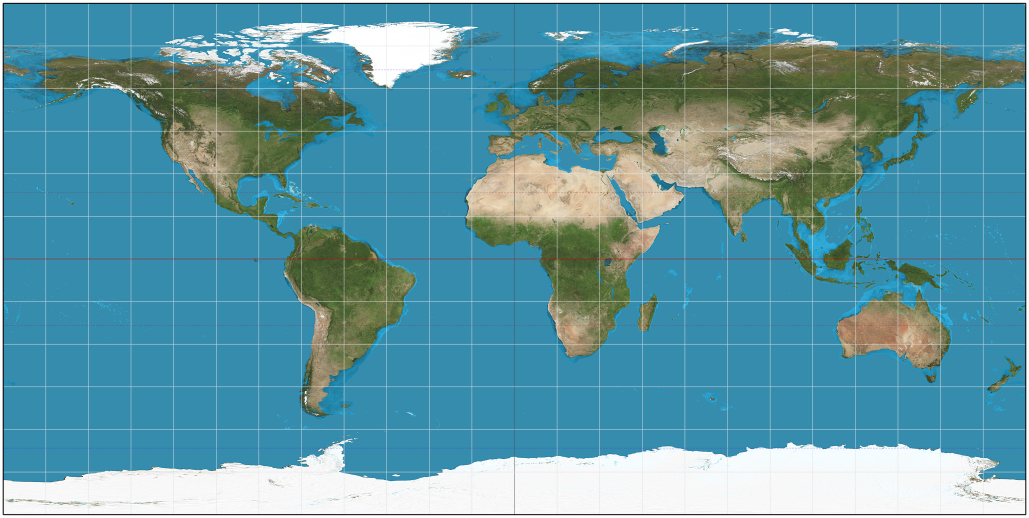
%> input picture 航天器轨道动力学实验/实验5/Equirectangular_projection_SW.jpg, 2058 x 1036 px (shown at 1/2 size)
$ octave q_all.m   (GNU Octave 9; MATLAB toolbox functions it lacks are replaced by stand-ins)
%> lines starting %> are read from the running program, lines starting %| are printed output that depends on the picture
%% 实验三：二体问题意义下航天器轨道的数值解法
% 学院：航天学院
% 课程：航天器轨道力学
% 日期：2025年12月9日
% 参考文献：实验三.pdf [cite: 1-172]

clear; clc; close all;

%% --- 物理常数定义 ---
global mu
mu = 398600.4418;       % 地球引力常数 (km^3/s^2)
Re = 6371;              % 地球平均半径 (km) [cite: 143]
omega_e = 7.292115e-5;  % 地球自转角速度 (rad/s)

%% ================================================================
%  任务 1: 利用欧拉法、改进欧拉法、RK4求解二体问题
%  [cite: 131]
% ================================================================
fprintf('正在执行任务 1: 比较数值积分方法...\n');

% 1. 初始状态 [cite: 134]
r0 = [-5102; -8228; -2105]; % km
v0 = [-4.348; 3.478; -2.846]; % km/s
y0 = [r0; v0]; % 状态向量 [x; y; z; vx; vy; vz]

% 2. 仿真设置
T_period = 2*pi*sqrt(norm(r0)^3/mu); % 估算轨道周期用于设定仿真时间
t_span = [0, 15000]; % 仿真 15000 秒 (约4小时)
h = 10; % 积分步长 10秒

% 3. 解算
[t_eu, y_eu] = solve_ode(@sys_model, t_span, y0, h, 'euler');
[t_imp, y_imp] = solve_ode(@sys_model, t_span, y0, h, 'improved_euler');
[t_rk4, y_rk4] = solve_ode(@sys_model, t_span, y0, h, 'rk4');

% 4. 绘图：三维轨迹对比
figure(1); set(gcf, 'Color', 'w', 'Name', 'Task 1: 3D Trajectory');
plot3(y_eu(:,1), y_eu(:,2), y_eu(:,3), 'g--', 'LineWidth', 1); hold on;
plot3(y_imp(:,1), y_imp(:,2), y_imp(:,3), 'b-.', 'LineWidth', 1.5);
plot3(y_rk4(:,1), y_rk4(:,2), y_rk4(:,3), 'r-', 'LineWidth', 1.5);
% 画地球
[X_e,Y_e,Z_e] = sphere(50); surf(X_e*Re, Y_e*Re, Z_e*Re, 'FaceColor', 'blue', 'EdgeColor', 'none', 'FaceAlpha', 0.3);
axis equal; grid on; xlabel('X (km)'); ylabel('Y (km)'); zlabel('Z (km)');
legend('Euler', 'Improved Euler', 'RK4', 'Earth');
title('三种数值积分方法的三维轨道对比');
view(3);
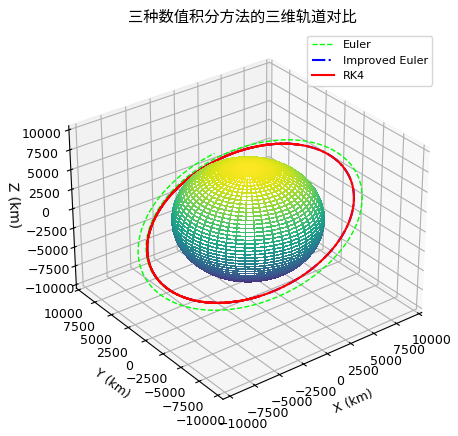
%> figure redrawn from the program's plot data

% 5. 绘图：状态变量随时间变化 (以向径 r 的模长为例)
r_norm_eu = sqrt(sum(y_eu(:,1:3).^2, 2));
r_norm_rk4 = sqrt(sum(y_rk4(:,1:3).^2, 2));

figure(2); set(gcf, 'Color', 'w', 'Name', 'Task 1: State Variables');
plot(t_eu, r_norm_eu, 'g--'); hold on;
plot(t_rk4, r_norm_rk4, 'r-');
xlabel('Time (s)'); ylabel('Radius (km)');
legend('Euler', 'RK4');
title('轨道半径随时间变化 (误差累积示意)');
grid on;
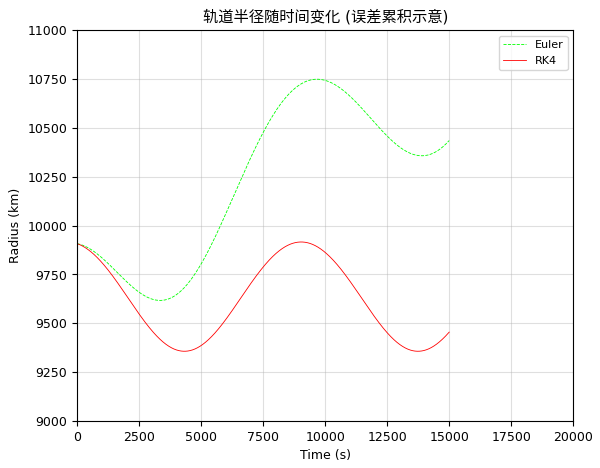
%> figure redrawn from the program's plot data; curve peaks at x = 9670, y = 10748.4; curve peaks at x = 9030, y = 9916.3

%% ================================================================
%  任务 2: 分析积分步长对计算精度的影响
%  [cite: 132]
% ================================================================
fprintf('正在执行任务 2: 步长精度分析...\n');

step_sizes = [10, 60, 100, 300]; % 不同的积分步长
colors = {'r', 'b', 'g', 'k'};

figure(3); set(gcf, 'Color', 'w', 'Name', 'Task 2: Step Size Analysis');
subplot(1,2,1); hold on; title('不同步长下的三维轨迹 (Euler法)');
[X_e,Y_e,Z_e] = sphere(20); surf(X_e*Re, Y_e*Re, Z_e*Re, 'FaceColor', 'c', 'EdgeColor', 'none', 'FaceAlpha', 0.3);
axis equal; grid on; view(3);

subplot(1,2,2); hold on; title('不同步长的能量守恒误差');
xlabel('Time (s)'); ylabel('Specific Energy (km^2/s^2)');

for i = 1:length(step_sizes)
    h_test = step_sizes(i);
    % 使用欧拉法最容易看出步长对精度的破坏（RK4太稳定了，大步长下效果依然很好）
    [t_test, y_test] = solve_ode(@sys_model, [0, 20000], y0, h_test, 'euler');

    % 绘制轨迹
    subplot(1,2,1);
    plot3(y_test(:,1), y_test(:,2), y_test(:,3), 'Color', colors{i}, 'DisplayName', sprintf('h=%ds', h_test));

    % 计算比机械能 E = v^2/2 - mu/r
    v_sq = sum(y_test(:,4:6).^2, 2);
    r_mag = sqrt(sum(y_test(:,1:3).^2, 2));
    Energy = v_sq/2 - mu./r_mag;

    % 绘制能量
    subplot(1,2,2);
    plot(t_test, Energy, 'Color', colors{i}, 'DisplayName', sprintf('h=%ds', h_test));
end
subplot(1,2,1); legend show;
subplot(1,2,2); legend show; grid on;
%> after `grid on`:
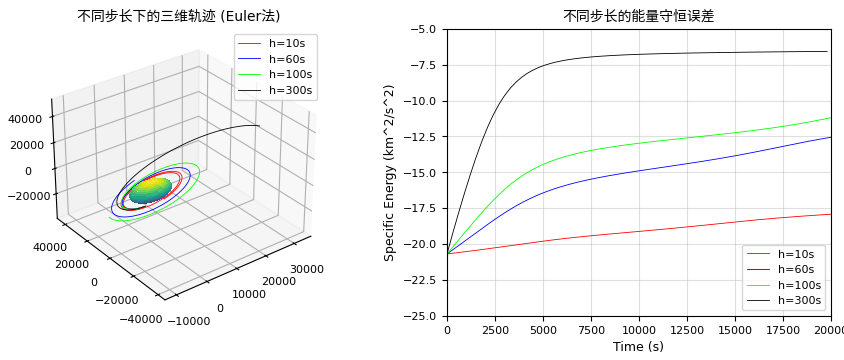
%> figure redrawn from the program's plot data, 2 panels; panel 2: curve peaks at x = 20000, y = -17.91; panel 2: curve peaks at x = 19980, y = -12.56; panel 2: curve peaks at x = 20000, y = -11.19; panel 2: curve peaks at x = 19800, y = -6.57

%% ================================================================
%  任务 3: 叠加等时间间隔点以分析速度变化 (开普勒第二定律)
%  [cite: 133]
% ================================================================
fprintf('正在执行任务 3: 速度变化分析...\n');

% 使用 RK4 的高精度结果
figure(4); set(gcf, 'Color', 'w', 'Name', 'Task 3: Velocity Visualization');
plot3(y_rk4(:,1), y_rk4(:,2), y_rk4(:,3), 'k-', 'LineWidth', 0.5); hold on;
surf(X_e*Re, Y_e*Re, Z_e*Re, 'FaceColor', 'blue', 'EdgeColor', 'none', 'FaceAlpha', 0.3);

% 每隔固定时间（例如 500秒）画一个点
% 我们的步长 h=10s，所以间隔 50 个索引
interval_idx = 50;
scatter3(y_rk4(1:interval_idx:end, 1), ...
         y_rk4(1:interval_idx:end, 2), ...
         y_rk4(1:interval_idx:end, 3), ...
         30, 'r', 'filled');

axis equal; grid on; view(3);
title('等时间间隔点分布图 (点稀疏处速度快-近地点，点密集处速度慢-远地点)');
xlabel('X'); ylabel('Y'); zlabel('Z');
%> after `zlabel('Z')`:
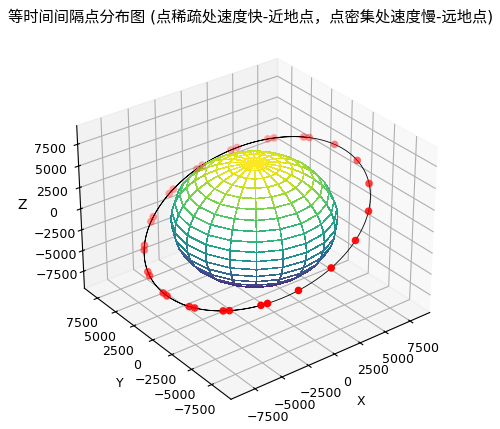
%> figure redrawn from the program's plot data

%% ================================================================
%  任务 4: GPS 星座仿真
%  [cite: 140, 141, 142, 143]
% ================================================================
fprintf('正在执行任务 4: GPS 星座仿真...\n');

% GPS 参数
gps_h = 20200;          % 高度 (km) [cite: 143]
gps_a = Re + gps_h;     % 半长轴
gps_e = 0;              % 圆轨道 [cite: 143]
gps_i = deg2rad(55);    % 倾角 [cite: 143]
planes = 6;             % 轨道面数量
sats_per_plane = 4;     % 每个面的卫星数
gps_omega = 0;          % 近地点幅角 (圆轨道无所谓，设为0)

t_gps_span = [0, 43200]; % 仿真 12 小时 (约半天)
h_gps = 60;              % 步长 60秒

figure(5); set(gcf, 'Color', 'k', 'Name', 'Task 4: GPS Constellation 3D');
[X_e,Y_e,Z_e] = sphere(30);
surf(X_e*Re, Y_e*Re, Z_e*Re, 'FaceColor', [0 0 1], 'EdgeColor', 'none'); hold on;
axis equal; grid on; box on; set(gca, 'Color', 'k', 'XColor', 'w', 'YColor', 'w', 'ZColor', 'w');
view(3); title('GPS 星座 3D 构型', 'Color', 'w');
%> after `title('GPS 星座 3D 构型', 'Color', 'w')`:
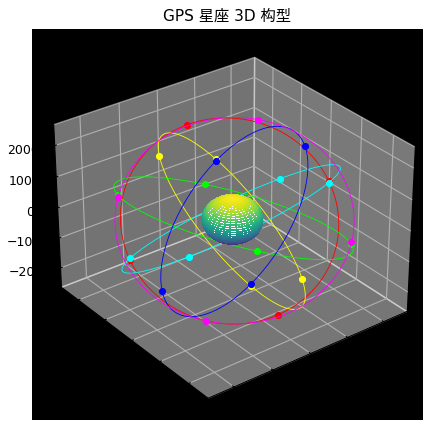
%> figure redrawn from the program's plot data

figure(6); set(gcf, 'Color', 'w', 'Name', 'Task 4: GPS Ground Track');
img = imread('https://upload.wikimedia.org/wikipedia/commons/8/83/Equirectangular_projection_SW.jpg'); % 在线加载地图底图，如无法加载请注释
%> img is the input picture: size 1036x2058x3 uint8; mean R, G, B 95.3, 150.4, 163.3
image([-180 180], [90 -90], img); hold on; axis xy;
xlabel('Longitude (deg)'); ylabel('Latitude (deg)');
title('GPS 星座星下点轨迹 (Ground Track)'); grid on;
xlim([-180 180]); ylim([-90 90]);

colors_plane = hsv(planes);

for k = 1:planes
    RAAN = deg2rad((k-1) * 60); % 各轨道面升交点赤经相差 60度 [cite: 143]

    for j = 1:sats_per_plane
        % 简单的相位分布：平近点角 M 均匀分布
        M0 = deg2rad((j-1) * (360/sats_per_plane));

        % 轨道六根数转位置速度 (COE -> RV)
        [r_gps0, v_gps0] = coe2rv(mu, gps_a, gps_e, gps_i, RAAN, gps_omega, M0);
        y_gps0 = [r_gps0; v_gps0];

        % 数值积分 (RK4)
        [t_gps, y_out] = solve_ode(@sys_model, t_gps_span, y_gps0, h_gps, 'rk4');

        % 绘制 3D 轨道 (只画第一颗卫星代表该轨道面，避免线条过多)
        if j == 1
            figure(5);
            plot3(y_out(:,1), y_out(:,2), y_out(:,3), 'Color', colors_plane(k,:), 'LineWidth', 0.5);
        end
        % 绘制当前卫星位置点
        figure(5);
        plot3(y_out(end,1), y_out(end,2), y_out(end,3), '.', 'MarkerSize', 15, 'Color', colors_plane(k,:));

        % --- 计算星下点 (Ground Track) ---
        % 需要将 ECI 坐标转换为 ECEF 坐标
        % formula: lambda = atan2(y,x) - omega_e * t

        % 预分配
        lon = zeros(length(t_gps), 1);
        lat = zeros(length(t_gps), 1);

        for ti = 1:length(t_gps)
            r_eci = y_out(ti, 1:3)';
            t_curr = t_gps(ti);

            % ECI 转 ECEF 旋转矩阵 [cite: 80] (绕Z轴旋转)
            theta_g = omega_e * t_curr;
            R_z = [cos(theta_g), sin(theta_g), 0;
                  -sin(theta_g), cos(theta_g), 0;
                   0,            0,            1];
            r_ecef = R_z * r_eci;

            % 计算经纬度 [cite: 90, 91]
            r_mag = norm(r_ecef);
            phi = asin(r_ecef(3) / r_mag); % 纬度
            lambda = atan2(r_ecef(2), r_ecef(1)); % 经度

            lon(ti) = rad2deg(lambda);
            lat(ti) = rad2deg(phi);
        end

        % 绘制星下点
        figure(6);
        plot(lon, lat, '.', 'MarkerSize', 2, 'Color', colors_plane(k,:));
    end
end
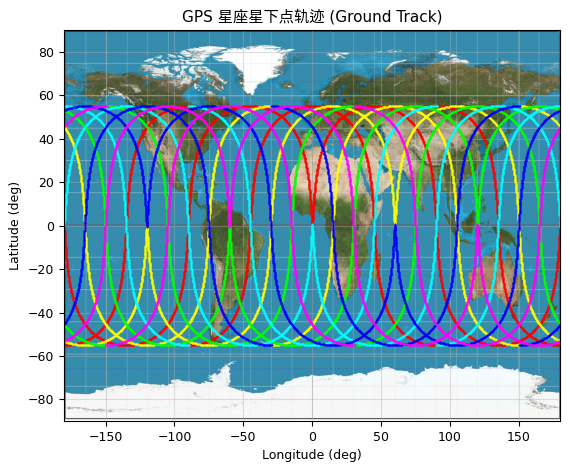
%> figure redrawn from the program's plot data

fprintf('所有实验任务完成。\n');


%% ================================================================
%  辅助函数区域
% ================================================================

% 1. 二体动力学模型
function dydt = sys_model(~, y)
    global mu
    r_vec = y(1:3);
    v_vec = y(4:6);
    r = norm(r_vec);

    a_vec = -mu * r_vec / r^3;

    dydt = [v_vec; a_vec];
end

% 2. 通用 ODE 求解器封装
function [t, y] = solve_ode(fun, t_span, y0, h, method)
    t = t_span(1):h:t_span(2);
    y = zeros(length(t), length(y0));
    y(1, :) = y0';

    for i = 1:length(t)-1
        switch method
            case 'euler' %
                y(i+1, :) = step_euler(fun, t(i), y(i, :)', h);
            case 'improved_euler' %
                y(i+1, :) = step_improved_euler(fun, t(i), y(i, :)', h);
            case 'rk4' %
                y(i+1, :) = step_rk4(fun, t(i), y(i, :)', h);
        end
    end
end

% 3. 欧拉法步进
function y_next = step_euler(fun, t, y, h)
    k1 = fun(t, y);
    y_next = y + h * k1;
end

% 4. 改进欧拉法步进
function y_next = step_improved_euler(fun, t, y, h)
    k1 = fun(t, y);
    y_predict = y + h * k1;
    k2 = fun(t + h, y_predict);
    y_next = y + (h/2) * (k1 + k2);
end

% 5. 四阶龙格库塔法步进
function y_next = step_rk4(fun, t, y, h)
    k1 = fun(t, y);
    k2 = fun(t + 0.5*h, y + 0.5*h*k1);
    k3 = fun(t + 0.5*h, y + 0.5*h*k2);
    k4 = fun(t + h, y + h*k3);
    y_next = y + (h/6) * (k1 + 2*k2 + 2*k3 + k4);
end

% 6. 轨道六根数转状态向量 (COE -> RV)
function [r_vec, v_vec] = coe2rv(mu, a, e, i, Omega, omega, M)
    % 计算偏近点角 E (对于 e=0, E=M)
    if e < 1e-6
        E = M;
    else
        % 简单牛顿迭代解开普勒方程 M = E - e*sin(E)
        E = M;
        for iter = 1:10
            E = M + e*sin(E);
        end
    end

    % 在轨道平面坐标系 (Perifocal Frame) 中的位置和速度
    p = a * (1 - e^2);
    r_pqw = [a*(cos(E)-e); a*sqrt(1-e^2)*sin(E); 0];
    v_pqw = sqrt(mu/p) * [-sin(E); sqrt(1-e^2)*cos(E); 0];

    % 旋转矩阵 (3-1-3 旋转: -Omega, -i, -omega 的逆变换)
    R1 = [cos(Omega) -sin(Omega) 0; sin(Omega) cos(Omega) 0; 0 0 1];
    R2 = [1 0 0; 0 cos(i) -sin(i); 0 sin(i) cos(i)];
    R3 = [cos(omega) -sin(omega) 0; sin(omega) cos(omega) 0; 0 0 1];

    Q = R1 * R2 * R3;

    r_vec = Q * r_pqw;
    v_vec = Q * v_pqw;
end
